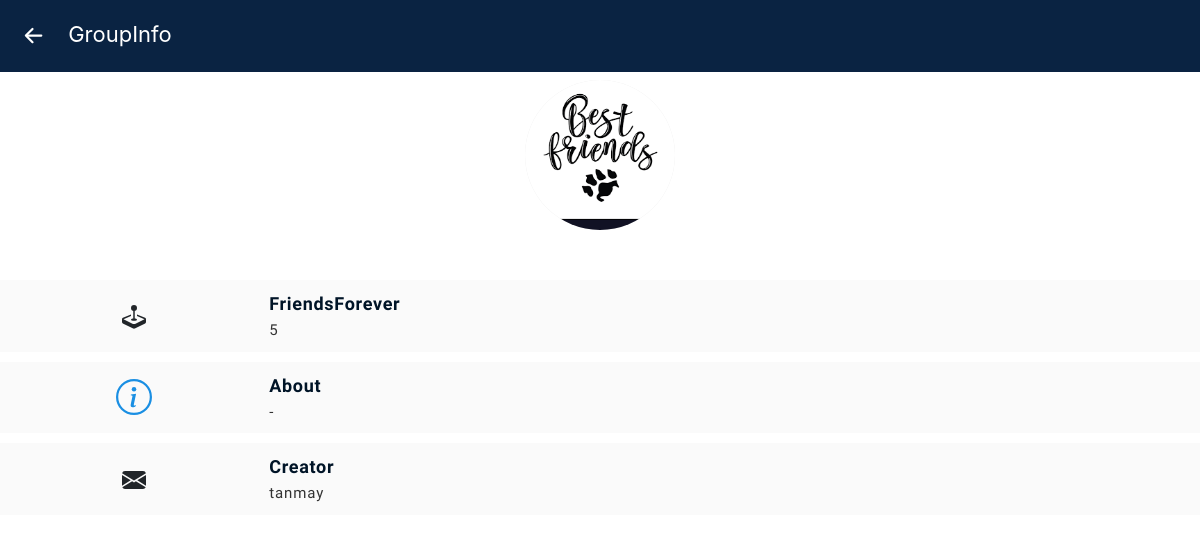
Screenshot of /groups/FriendsForever/info/ (signed in) with the database file from the repository.
### usergroups/models.py (models this page shows, shortened)
class Groups(models.Model):
    actual = models.CharField(max_length=50, default='-')
    admin = models.ForeignKey(User, on_delete=models.CASCADE, related_name='creator')
    groupname = models.CharField(max_length = 20, unique=True)
    timeCreation = models.DateTimeField(auto_now_add=True)
    num = models.IntegerField(default=0)
    description = models.CharField(max_length = 50, default='-')
    participants = models.TextField(default='-')
    groupic = models.TextField(default='-')
    class Meta:
        verbose_name_plural = 'Groups'

### usergroups/views.py (the view)
# urls.py: path('<name>/info/', views.GroupInfo, name = 'GroupInfo'),
@login_required
def GroupInfo(request, name):
    x = re.findall("[A-Za-z0-9]", name)
    p = ''
    x = p.join(x)
    group = Groups.objects.get(groupname = x)
    pic = group.groupic
    return render(request, 'groups/groupinfo.html', {'username' : group.admin.username, 'numparticipants' : group.num, 'about' : group.description, 'name' : name, 'img' : pic})

### users/templates/groups/groupinfo.html (shortened to what this page needs)
{% load static %}
<!DOCTYPE html>
<html lang="en">
<head>
    <link rel="stylesheet" href="https://stackpath.bootstrapcdn.com/bootstrap/4.4.1/css/bootstrap.min.css">
    <link rel="stylesheet" href="{% static 'css/profile.css' %}">
</head>
<body>
    <nav class="navbar bg-custom navbar-expand-xs fixed-top navbar-default">
        <div class="hamburger d-flex">
            <div class="brand">GroupInfo</div>
        </div>
    </nav>
    <div class="user-div text-center">
        {% if img == '-'%}
            <div class="user-image"></div>
        {% else %}
            <div class="user-image text-center"><img src = {{img}} class="userprofile"></div>
        {% endif %}
    </div>
    <div>
        <div class="restaurant d-flex">
            <div class="res-photo text-center align-self-center">
            </div>
            <div class="res-data align-self-start">
                <div class="res-name">{{name}}</div>
                <div class="res-item-data">{{numparticipants}}</div>
            </div>
        </div>
        <div class="restaurant d-flex">
            <div class="res-photo text-center align-self-center">
            </div>
            <div class="res-data align-self-start">
                <div class="res-name">About</div>
                <div class="res-item-data">{{about}}</div>
            </div>
        </div>
        <div class="restaurant d-flex">
            <div class="res-photo text-center align-self-center">
            </div>
            <div class="res-data align-self-start">
                <div class="res-name">Creator</div>
                <div class="res-item-data">{{username}}</div>
            </div>
        </div>
    </div>
</body>
</html>

### users/static/css/profile.css (style rules this page uses)
.restaurant { background: rgba(0, 0, 0, 0.02); width: 100%; padding: 10px 17px; margin-bottom: 10px; }
.icons { font-size: 24px !important; border-radius: 8px; line-height: 20px; color: #1a8fe3 !important; }
@media screen and (min-width : 430px) { .res-data { width: 70%; padding-left: 0px; } }
@media screen and (min-width : 430px) { .res-photo { margin-right: 19px; width: 20%; } }
.res-name { letter-spacing: 0.7px; font-family: 'Muli', sans-serif; font-size: 18px; color: #001427; font-weight: 600; }
.res-item-data { margin-top: 2px; letter-spacing: 0.9px; font-family: 'Muli', sans-serif; font-size: 15px; color: rgba(0, 0, 0 , 0.8); font-weight: 500; width: 100%; overflow-x: visible; }
.bg-custom { background-color: #0a2342; height: 72px; z-index: 0; }
.brand { color: white; font-size: 22px; display: inline-block; margin-left: 17px; }
.hamburger { display: inline; }
.user-div { width: 100%; height: 200px; }
.user-image { position: relative; margin-top: 80px !important; margin: auto; width: 150px; height: 150px; border-radius: 50%; background-color: #e8e8e8; font-size: 16px; }
.userprofile { width: 150px; height: 150px; border-radius: 50%; z-index: 100; }

### rows the page displays
Groups: groupic (picture), groupname "FriendsForever"

### other values shown
{{ numparticipants }} "5"
{{ about }} "-"
{{ username }} "tanmay"
